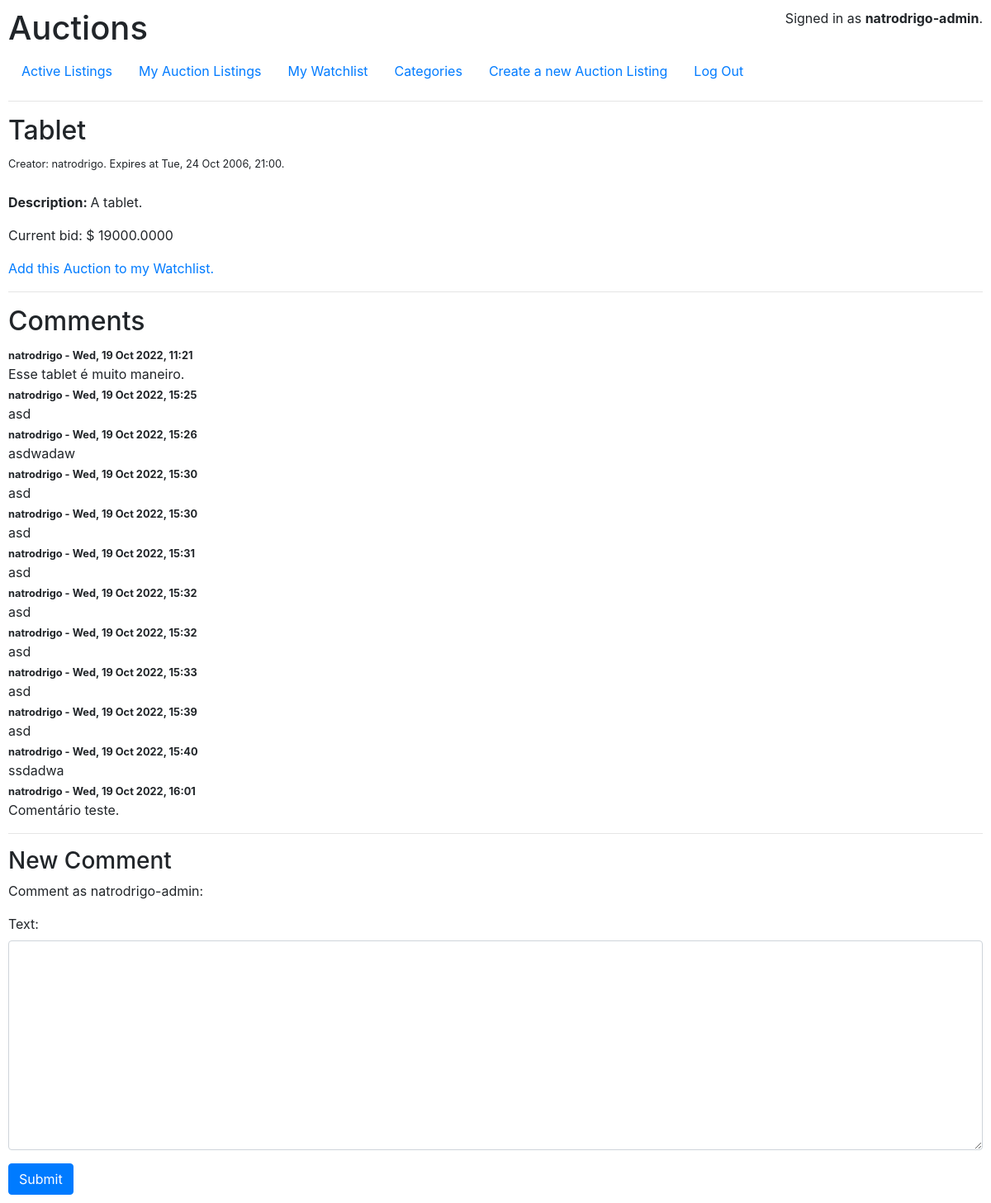
The app's page /auction/3 (signed in), older data.
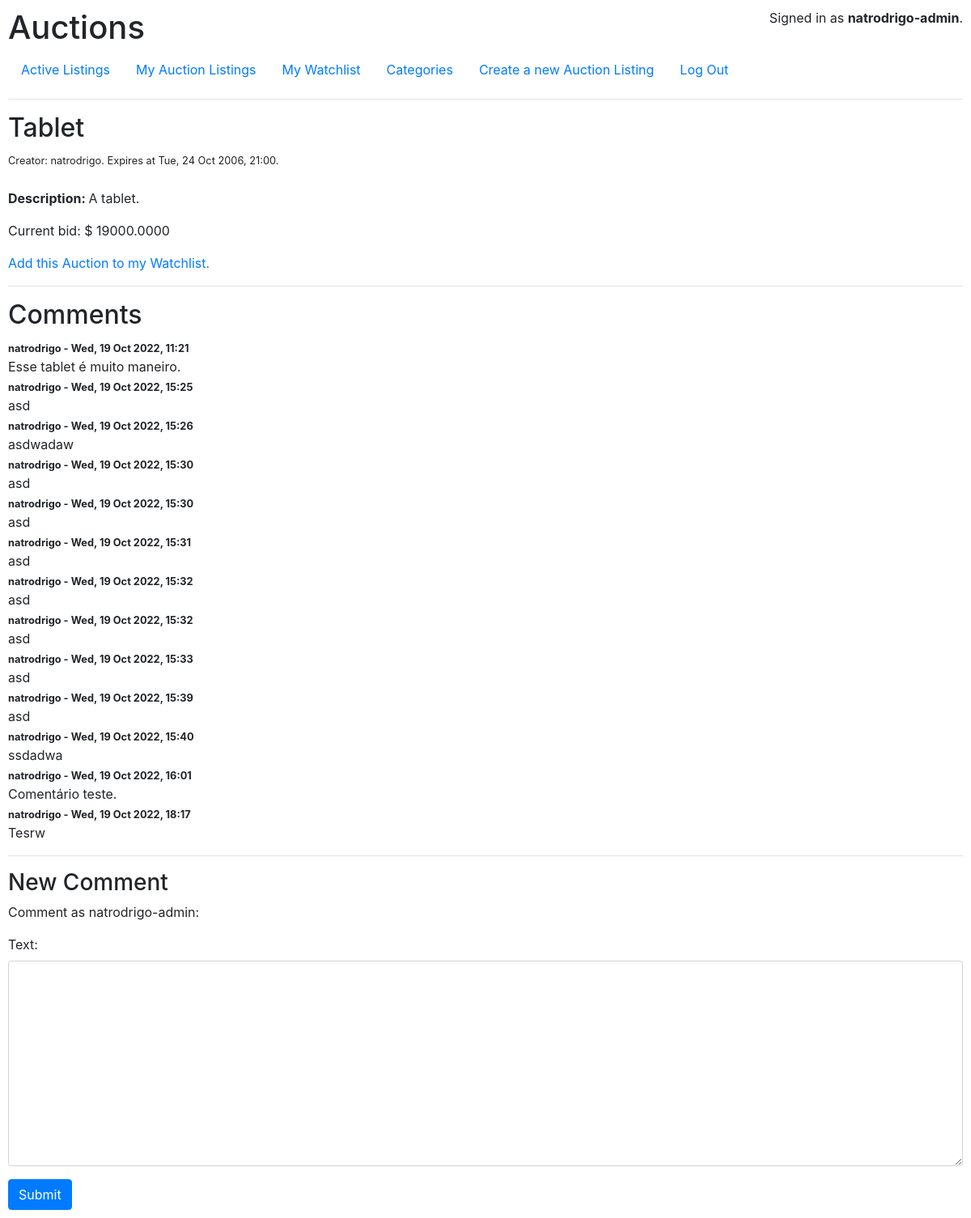
The same page, newer data.
### auctions/models.py (models this page shows, shortened)
class Comment(models.Model):
    text = models.TextField()
    createDate = models.DateTimeField(auto_now_add=True)
    user = models.ForeignKey(User, on_delete=models.CASCADE, related_name = "comments")
    auctionListing = models.ForeignKey(AuctionListing, on_delete=models.CASCADE, related_name = "auctions")

class User(AbstractUser):
    watchlist = models.ManyToManyField('AuctionListing',related_name="watchers")
    def __str__(self):
        return f"{self.username}"

### auctions/views.py (the view)
# urls.py: path("auction/<int:auction_id>",views.auction,name="auction"),
def auction(request, auction_id):
    auction = AuctionListing.objects.get(id = auction_id)
    user = User.objects.get(id=request.user.id)
    comments = Comment.objects.filter(auctionListing = auction).all()
    comment_form = CommentForm()
    auction_already_on_watchlist = user.watchlist.filter(id = auction_id).all().exists()
    last_bid = auction.bids.order_by('createDate').last()
    return render(request, "auctions/auction.html",{
        "auction":auction,
        "last_bid":last_bid,
        "auction_already_on_watchlist": auction_already_on_watchlist,
        "comments": comments,
        "comment_form": comment_form
    })

### auctions/forms.py
class CommentForm (forms.ModelForm):
    class Meta:
        model = Comment
        fields = ['text']
    def __init__(self, *args, **kwargs):
        super(CommentForm, self).__init__(*args, **kwargs)
        for visible in self.visible_fields():
            visible.field.widget.attrs['class'] = 'form-control'

### auctions/templates/auctions/auction.html (shortened to what this page needs)
{% extends 'auctions/layout.html' %}
{% load tz %}
{% block body %}
{% timezone "America/Sao_Paulo" %}
<div>
    <h2>{{auction.title}}</h2>
    <small>Creator: {{auction.user}}. Expires at {{auction.duration | date:'D, d M Y, H:i'}}.</small>
</div>
<p><strong>Description: </strong>{{ auction.description }}</p>
{% if last_bid == None %}
<p>Current bid: $ {{ auction.initialBid }}</p>
{% else %}
<p>Current bid: $ {{ last_bid.value }}</p>
{% endif %}
{% if user != auction.user and not auction_already_on_watchlist %}
<a href="{% url 'add_to_watchlist' auction.id %}">Add this Auction to my Watchlist.</a>
{% elif user != auction.user and auction_already_on_watchlist %}
<a href="{% url 'remove_from_watchlist' auction.id %}">Remove this Auction from my Watchlist.</a>
{% endif %}
<hr>
<div>
    <h2>Comments</h2>
    <div>
        {% for comment in comments %}
        <div><small><strong>{{comment.user}} - {{comment.createDate | date:'D, d M Y, H:i'}}</strong></small></div>
        <div>{{comment.text}}</div>
        {% empty %}
        <p>There are no comments yet.</p>
        {% endfor %}
    </div>
</div>
{% endtimezone %}
<hr>
<h3>New Comment</h3>
<p>Comment as {{user}}:</p>
<form action="{% url 'add_comment' auction.id %}" method="POST" enctype=multipart/form-data >
<div class="form-group">
    {{ comment_form }}
</div>
<input type="submit" class="btn btn-primary">
</form>
{% endblock %}

Row changes from the older to the newer data that the page shows:
added Comment: user "natrodrigo", createDate "Wed, 19 Oct 2022, 18:17", text "Tesrw"
